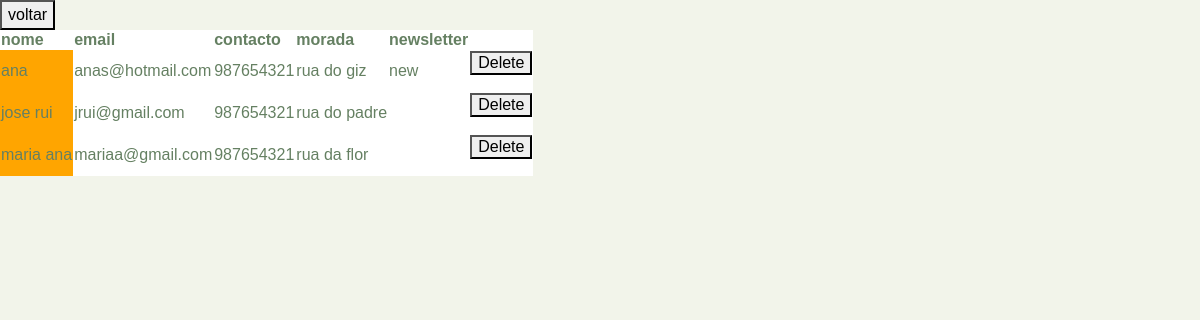
Screenshot of /php/clientes.php with the database file from the repository.
### tables this page shows
CREATE TABLE `clientes` (
  `nome` varchar(50) NOT NULL,
  `email` varchar(50) NOT NULL,
  `pass` varchar(20) NOT NULL,
  `contacto` varchar(9) NOT NULL,
  `morada` text NOT NULL,
  `newsletter` varchar(3) NOT NULL
);

### php/clientes.php (the view, shortened to what this page needs)
<html>
    <head>
        <link href="../css/styles.css" rel="stylesheet" />
    </head>
    <body>
        <button onclick="document.location='../admin2.html'">voltar</button>
        <br>
    </body>
</html>
<?php
include("connect.php");
$sql = "SELECT * FROM clientes";
$result = $conn->query($sql);
if ($result->num_rows > 0) {
  echo "<table style='background-color:white'><tr><th>nome</th><th>email</th><th>contacto</th><th>morada</th><th>newsletter</th></tr>";
  while($row = $result->fetch_assoc()) {
    echo "<tr><td id='tabela_admin'>".$row["nome"] ."</td> <td>" . $row["email"] . "</td> <td>" . $row["contacto"] . "</td> <td>". $row["morada"] . "</td> <td>". $row["newsletter"] . "</td><td>
    <form action='delete.php' method='post'>
    <input name='email' value='" . $row["email"] ."' hidden>
    <button type='submit' name='delete' value='delete'>Delete</button>
</form>
    </tr>";
  }
  echo "</table>";
} else {
  echo "Sem resultados";
}
?>

### rows the page displays
clientes: nome "ana", email "anas@hotmail.com", contacto "987654321", morada "rua do giz", newsletter "new"
clientes: nome "jose rui", email "jrui@gmail.com", contacto "987654321", morada "rua do padre"
clientes: nome "maria ana", email "mariaa@gmail.com", contacto "987654321", morada "rua da flor"
